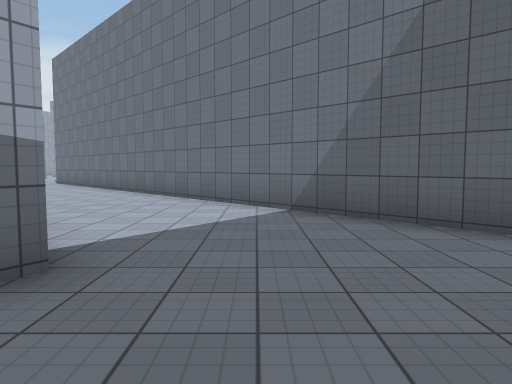
[1] (above)

20 first-person views from a walk through a 3-D level made in the Unity game engine. The camera is 1.4 m above the floor, tilts 4° down and sees 70° across. The floor is counted in squares, 2 m on a side. Each view is taken from the middle of a square. On the plan, view 1 faces up. The plan holds only what a view shows up to about 11 squares ahead; the rest is blank. The place goes on beyond the plan. The player character is not drawn. Door leaves are left out, so doorways stand open. Surface patterns are stand-ins for the level's own textures.

[2]
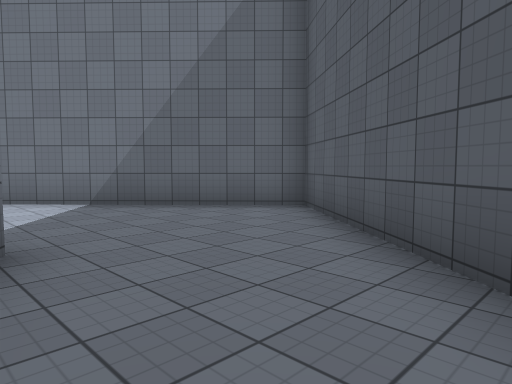

[3]
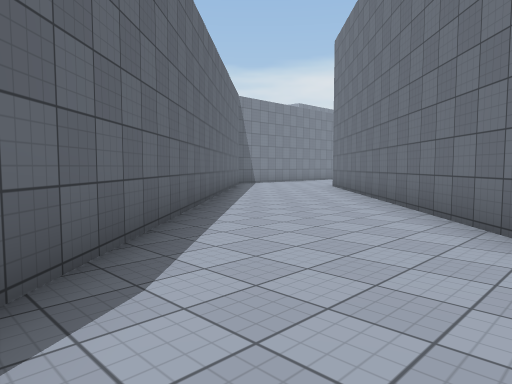

[4]
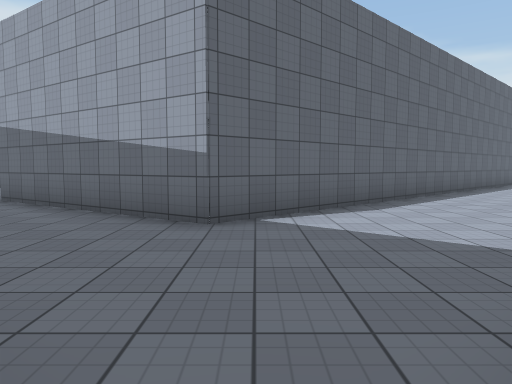

[5]
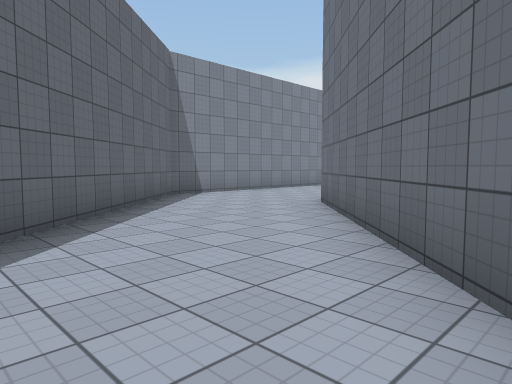

[6]
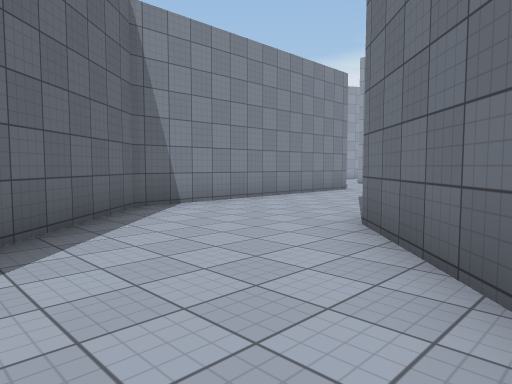

[7]
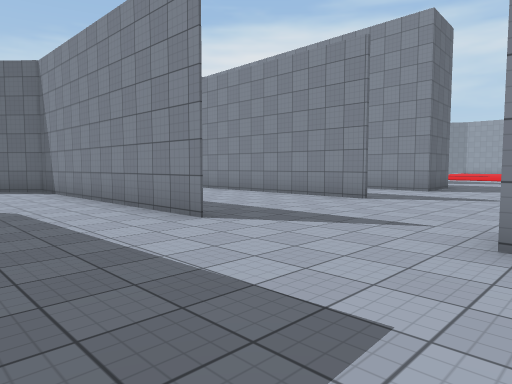

[8]
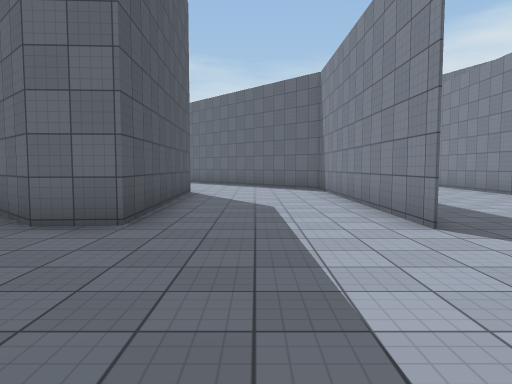

[9]
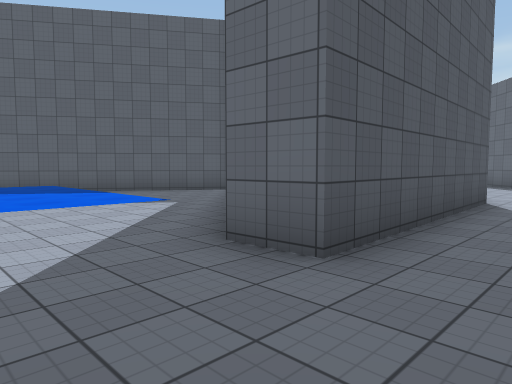

[10]
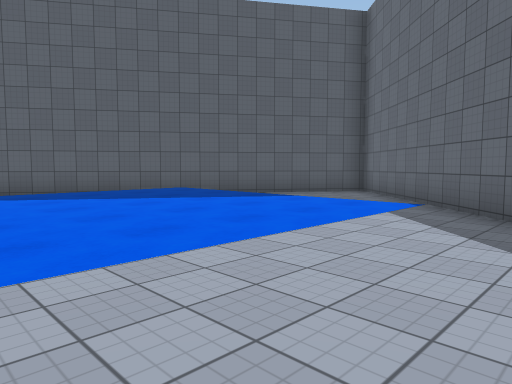

[11]
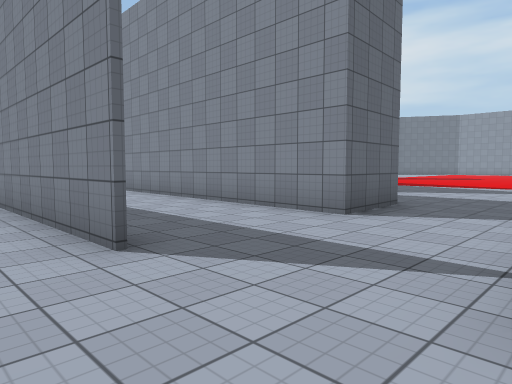

[12]
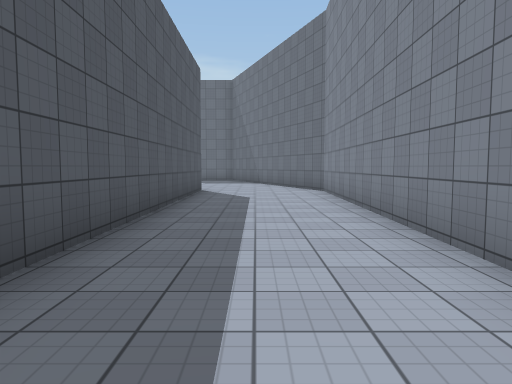

[13]
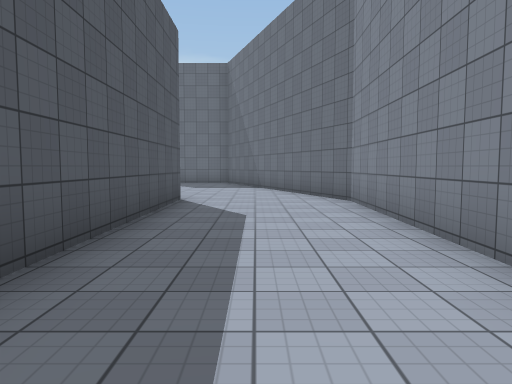

[14]
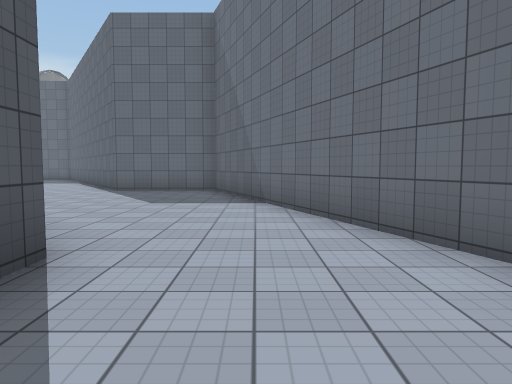

[15]
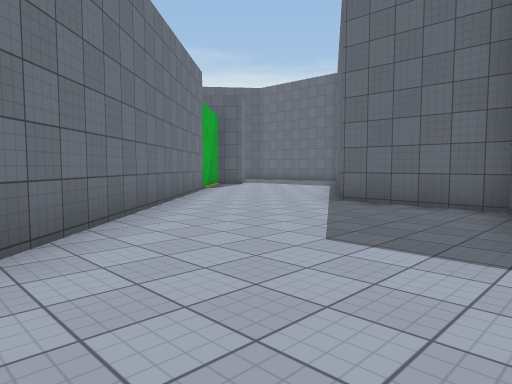

[16]
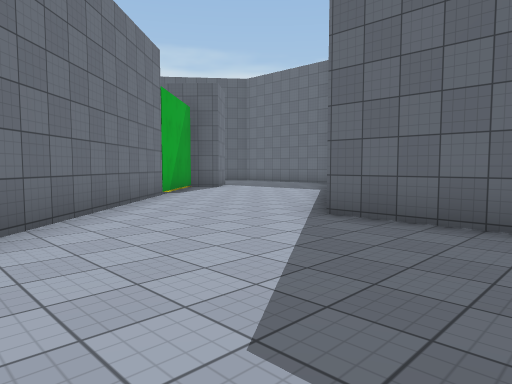

[17]
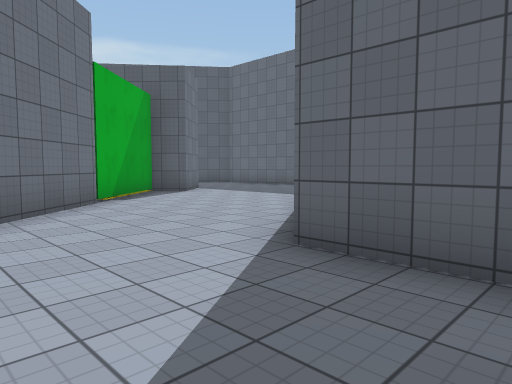

[18]
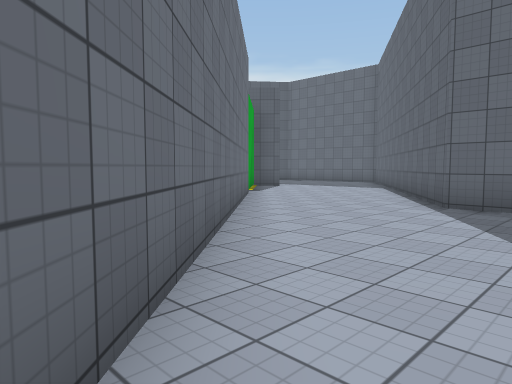

[19]
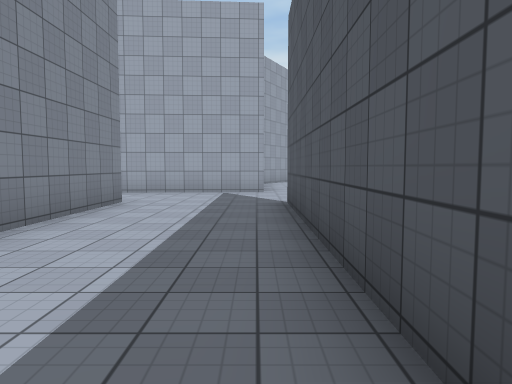

[20]
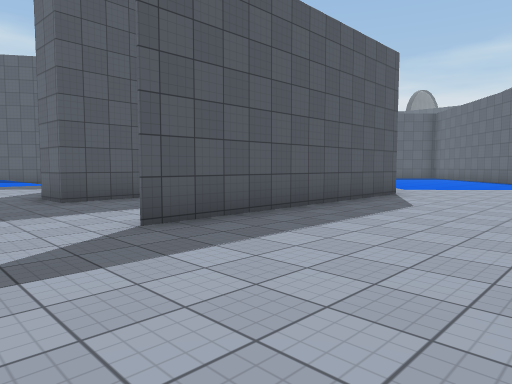

### Floor plan
Key: @ floor where view 1 was taken; # wall or solid block; . main floor; : floor 0.25 m higher than the main floor; + floor 0.5 m higher than the main floor; / step, stairs or slope; D open door.
Columns run from 27 left of view 1 to 4 right of it. Each row starts with its distance up from view 1.
 25               #.... ../+
 24       #####........ ../+++++
 23     .DD.............../+++++
 22 :....DD.............../+++++
 21 :.....##...#........../+++++ #
 20  ...   #...#...#...##.////// #
 19        #...#...#...###......#
 18        #...#...#...# ##....##
 17        #...#...#...#  ##...#
 16        #...#...#...#   ##.##
 15        #...#...#...##   ###
 14        #...# ..##...##
 13        #...# ../#....##
 12        #...# ./:##....##
 11        #...# /:  ##....##
 10        #...##:    ##....##
  9        #....##     ##....##
  8        ##....#      ##....##
  7         #....##      ##....##
  6         #.....##      #.....##
  5         ##.....##     ##.....##
  4          #......##     ##.....##
  3          ##......###    ##.....#
  2           ####.....##   ##....##
  1              ##.....#   #....##
  0               #.....#  ##..@##
 -1               ##....#  #...##

Where each view was taken, in squares from view 1:
view 1: 0 up, 0 right, facing up
view 2: 1 down, 2 left, facing up-right
view 3: 4 up, 1 left, facing up-left
view 4: 3 up, 3 right, facing left
view 5: 9 up, 4 left, facing up-left
view 6: 11 up, 6 left, facing up-left
view 7: 25 up, 9 left, facing down-left
view 8: 25 up, 10 left, facing down
view 9: 23 up, 10 left, facing down-right
view 10: 25 up, 7 left, facing down-right
view 11: 24 up, 15 left, facing down-left
view 12: 21 up, 18 left, facing down
view 13: 18 up, 18 left, facing down
view 14: 13 up, 18 left, facing down
view 15: 9 up, 18 left, facing down-right
view 16: 7 up, 17 left, facing down-right
view 17: 5 up, 16 left, facing down-right
view 18: 9 up, 16 left, facing down-right
view 19: 14 up, 17 left, facing up
view 20: 23 up, 16 left, facing down-right
